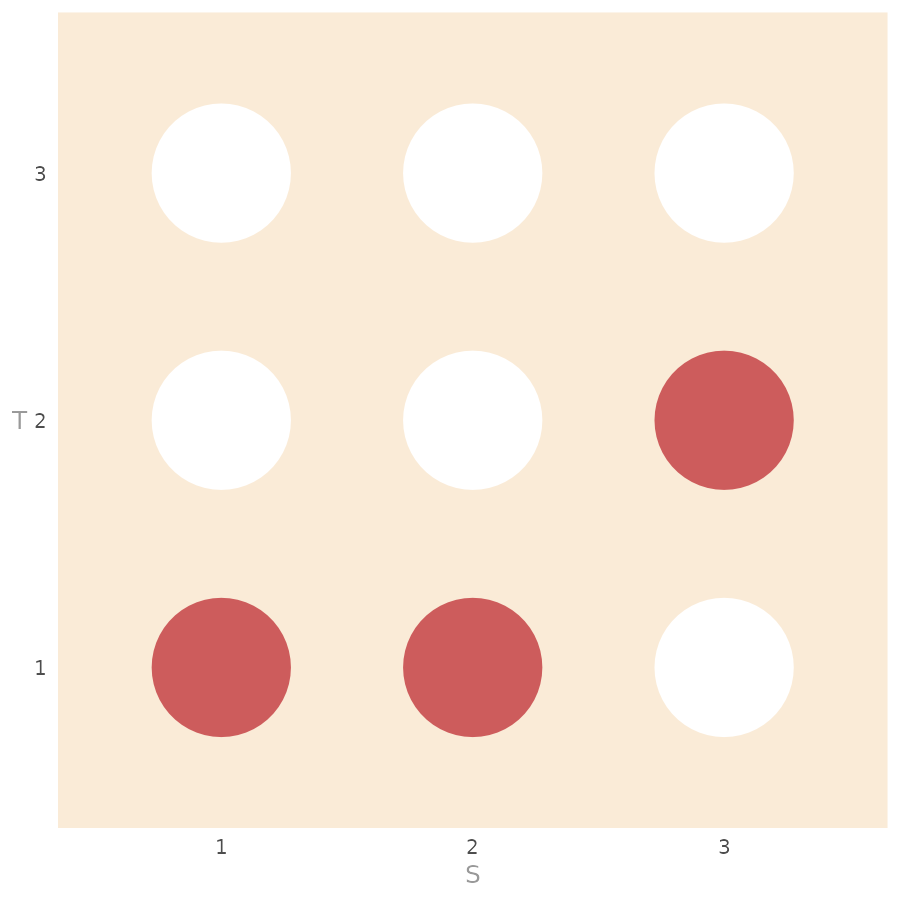

Write R code to recreate this figure.
library(ggplot2)
source("./figures/defaults.R")

df <- expand.grid(x = 1:3, y = 1:3)
df$rel <- with(df, round(x / 2 + 0.1) == y)

p <- ggplot(df, aes(x, y, col = factor(rel))) +
  geom_point(size = 15) +
  scale_x_continuous(breaks = 1:3, limits = c(0.5, 3.5)) +
  scale_y_continuous(breaks = 1:3, limits = c(0.5, 3.5)) +
  scale_color_manual(values = c("white", "indianred")) +
  labs(x = "S", y = "T") +
  guides(col = "none") +
  clean_theme +
  theme(panel.background = element_rect(fill = "antiquewhite"),
        panel.border = element_blank(),
        axis.title.y = element_text(angle = 0, vjust = 0.5),
        axis.title = element_text(colour = "grey60"))

ggsave("./figures/functions-subset.png", p, dpi = 300,
       width = def_height, height = def_height, units = "in")
